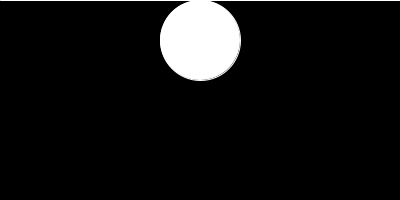
Frame 1 (no input)
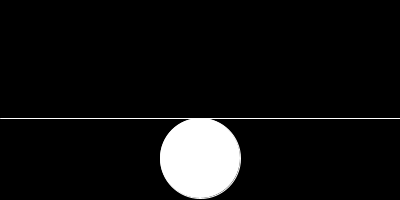
Frame 60 (the mouse pressed at the canvas centre just before this capture)
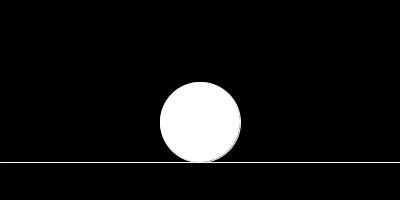
Frame 120 (the mouse held since frame 60 and released just before this capture)

The Processing sketch that drew these frames (run headless with seeded random() and noise(); from frame 60 on, the mouse is pressed at the canvas centre):

// Processing sketch: ejercicio_19
// ── ejercicio_19.pde
float yPos; 
float velocidad = 2; 
boolean moviendoHaciaAbajo = true; 


float elipseAncho = 80;
float elipseAlto = 80;

void setup() {
    size(400, 200);
   
    yPos = 0;
}

void draw() {
    background(0);


    stroke(255);

  
    if (moviendoHaciaAbajo) {
        line(0, yPos, width, yPos); 
        fill(255); 
        ellipse(width / 2, yPos + 40, elipseAncho, elipseAlto); 
    } else {
        fill(255); 
        ellipse(width / 2, yPos - 40, elipseAncho, elipseAlto);
        line(0, yPos, width, yPos);
    }

    
    if (moviendoHaciaAbajo) {
        yPos += velocidad; 
        if (yPos >= height) {
            
            moviendoHaciaAbajo = false;
        }
    } else {
        yPos -= velocidad; 
        if (yPos <= 0) {
      
            moviendoHaciaAbajo = true;
        }
    }
}
